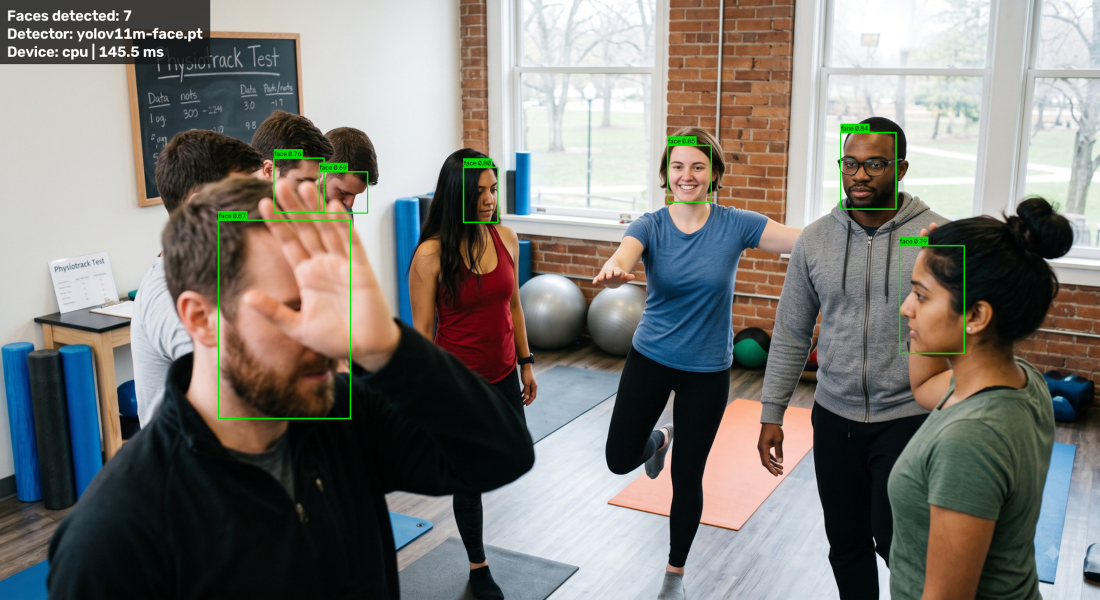
#> input picture images/exercise_class_pov.jpg, 2200 x 1200 px (shown at 1/2 size)
$ python -i keypoint_plotter.py   (imports and definitions only)
#> lines starting #> are read from the running program, lines starting #| are printed output that depends on the picture; after the words box and inside, x2 and y2 are one past the last pixel; in counts of white or black regions, pixels touching at a corner belong together
"""
Real-time keypoint motion plotter for tracking keypoint movements during video processing.
Plots keypoint positions relative to pelvis (normalized) with optional filtering.
"""

import numpy as np
import cv2
import matplotlib
# [1 line not run here, left out]
import matplotlib.pyplot as plt
from collections import deque
from typing import Optional, Tuple, List, Dict
from scipy.signal import butter, lfilter


class KeypointMotionPlotter:
    """
    Real-time plotter for tracking keypoint motion relative to pelvis.

    Maintains a sliding window of keypoint positions and renders them as a plot overlay.
    """

    def __init__(self,
                 keypoint_id: int = 9,
                 keypoint_name: str = "left_wrist",
                 window_size: int = 300,
                 canvas_width: int = 450,
                 canvas_height: int = 180,
                 filter_signal: bool = True,
                 filter_bandpass: Tuple[float, float] = (0.5, 5.0),
                 fps: float = 30.0):
        """
        Initialize keypoint motion plotter.

        Args:
            keypoint_id: COCO keypoint ID to track (9=left_wrist, 10=right_wrist, etc.)
            keypoint_name: Name of the keypoint for display
            window_size: Number of frames to display in the plot window
            canvas_width: Width of the plot canvas in pixels
            canvas_height: Height of the plot canvas in pixels
            filter_signal: Whether to apply band-pass filtering
            filter_bandpass: Bandpass filter frequencies [low, high] in Hz
            fps: Video frame rate for time axis
        """
        self.keypoint_id = keypoint_id
        self.keypoint_name = keypoint_name
        self.window_size = window_size
        self.canvas_width = canvas_width
        self.canvas_height = canvas_height
        self.filter_signal = filter_signal
        self.filter_bandpass = filter_bandpass
        self.fps = fps

        # Data buffers (relative to pelvis)
        self.x_buffer = deque(maxlen=window_size)
        self.y_buffer = deque(maxlen=window_size)
        self.time_buffer = deque(maxlen=window_size)

        # Track colors for each tracked person
        self.track_colors: Dict[int, Tuple[int, int, int]] = {}

        # Cache for matplotlib figure/axes (reuse for performance)
        self._fig = None
        self._ax = None
        self._line_x = None
        self._line_y = None

        # Initialize filter coefficients if filtering is enabled
        if self.filter_signal and fps > 0:
            self._init_filter()

    def _init_filter(self):
        """Initialize Butterworth bandpass filter."""
        try:
            order = 3
            self.filter_b, self.filter_a = butter(
                order,
                self.filter_bandpass,
                btype='bandpass',
                fs=self.fps
            )
        except Exception as e:
            print(f"Warning: Could not initialize filter: {e}")
            self.filter_signal = False

    # [87 lines left out: functions _get_pelvis_position, _get_keypoint_position, update, not called in this run]

    def render(self) -> Optional[np.ndarray]:
        """
        Render the motion plot as an image.

        Returns:
            Plot canvas as BGR numpy array or None if not enough data
        """
        if len(self.x_buffer) < 10:
            # Not enough data to plot
            return self._render_empty_canvas()

        # Convert buffers to arrays
        x_data = np.array(self.x_buffer)
        y_data = np.array(self.y_buffer)
        time_data = np.array(self.time_buffer)

        # Apply filtering if enabled
        if self.filter_signal and len(x_data) > 20:
            try:
                x_filtered = lfilter(self.filter_b, self.filter_a, x_data)
                y_filtered = lfilter(self.filter_b, self.filter_a, y_data)
            except Exception as e:
                # If filtering fails, use unfiltered data
                x_filtered = x_data
                y_filtered = y_data
        else:
            x_filtered = x_data
            y_filtered = y_data

        # Create or reuse cached figure for performance
        if self._fig is None:
            self._fig, self._ax = plt.subplots(figsize=(self.canvas_width / 80, self.canvas_height / 80), dpi=80)

            # Initial plot setup
            self._line_x, = self._ax.plot([], [], label='X', linewidth=1.2, color='#2E86AB', antialiased=True)
            self._line_y, = self._ax.plot([], [], label='Y', linewidth=1.2, color='#A23B72', antialiased=True)

            # Styling (only set once)
            self._ax.set_xlabel('Time (s)', fontsize=8)
            self._ax.set_ylabel('Rel. to pelvis (px)', fontsize=8)
            self._ax.set_title(f'{self.keypoint_name}', fontsize=9, fontweight='bold', pad=5)
            self._ax.legend(loc='upper right', fontsize=7, frameon=False)
            self._ax.grid(True, alpha=0.25, linestyle='--', linewidth=0.5)
            self._ax.tick_params(labelsize=7)
            self._fig.tight_layout()

        # Update data (much faster than recreating plot)
        self._line_x.set_data(time_data, x_filtered)
        self._line_y.set_data(time_data, y_filtered)

        # Update axis limits
        if len(time_data) > 0:
            time_window = self.window_size / self.fps
            self._ax.set_xlim(time_data[-1] - time_window, time_data[-1])

            # Auto-scale y-axis based on visible data
            y_min = min(np.min(x_filtered), np.min(y_filtered))
            y_max = max(np.max(x_filtered), np.max(y_filtered))
            margin = (y_max - y_min) * 0.1 if y_max != y_min else 10
            self._ax.set_ylim(y_min - margin, y_max + margin)

        # Render to numpy array
        self._fig.canvas.draw()

        # Get buffer data (compatible with newer matplotlib versions)
        try:
            # Try newer API first
            buf = np.frombuffer(self._fig.canvas.buffer_rgba(), dtype=np.uint8)
            buf = buf.reshape(self._fig.canvas.get_width_height()[::-1] + (4,))
            # Convert RGBA to BGR for OpenCV
            canvas = cv2.cvtColor(buf, cv2.COLOR_RGBA2BGR)
        except AttributeError:
            # Fallback for older matplotlib versions
            buf = np.frombuffer(self._fig.canvas.tostring_rgb(), dtype=np.uint8)
            buf = buf.reshape(self._fig.canvas.get_width_height()[::-1] + (3,))
            # Convert RGB to BGR for OpenCV
            canvas = cv2.cvtColor(buf, cv2.COLOR_RGB2BGR)

        # Resize to exact canvas dimensions
        if canvas.shape[:2] != (self.canvas_height, self.canvas_width):
            canvas = cv2.resize(canvas, (self.canvas_width, self.canvas_height))

        return canvas

    def _render_empty_canvas(self) -> np.ndarray:
        """Render an empty canvas with a waiting message."""
        canvas = np.ones((self.canvas_height, self.canvas_width, 3), dtype=np.uint8) * 245

        text = "Collecting motion data..."
        font = cv2.FONT_HERSHEY_SIMPLEX
        font_scale = 0.6
        thickness = 2

        # Get text size for centering
        (text_width, text_height), _ = cv2.getTextSize(text, font, font_scale, thickness)
        x = (self.canvas_width - text_width) // 2
        y = (self.canvas_height + text_height) // 2

        cv2.putText(canvas, text, (x, y), font, font_scale, (100, 100, 100), thickness)

        return canvas

    def attach_to_frame(self, frame: np.ndarray, position: str = 'top_right',
                        margin: int = 10) -> np.ndarray:
        """
        Attach motion plot to a video frame.

        Args:
            frame: Video frame to attach plot to
            position: Position on frame ('top', 'top_right', 'top_left', 'bottom', 'bottom_right', 'bottom_left')
            margin: Margin from frame edge in pixels

        Returns:
            Frame with motion plot attached
        """
#> called with position = 'top_right', margin = 10
        plot_canvas = self.render()
        if plot_canvas is None:
            return frame

        h, w = frame.shape[:2]
#> h = 1200; w = 2200
        plot_h, plot_w = plot_canvas.shape[:2]

        # Calculate position
        if position == 'top' or position == 'top_left':
            y1 = margin
            y2 = margin + plot_h
            x1 = margin
            x2 = margin + plot_w
        elif position == 'top_right':
            y1 = margin
            y2 = margin + plot_h
            x1 = w - plot_w - margin
#> x1 = 1740
            x2 = w - margin
#> x2 = 2190
        elif position == 'bottom' or position == 'bottom_left':
            y1 = h - plot_h - margin
            y2 = h - margin
            x1 = margin
            x2 = margin + plot_w
        elif position == 'bottom_right':
            y1 = h - plot_h - margin
            y2 = h - margin
            x1 = w - plot_w - margin
            x2 = w - margin
        else:
            raise ValueError(f"Invalid position: {position}")

        # Ensure coordinates are valid
        if y1 < 0 or x1 < 0 or y2 > h or x2 > w:
            return frame

        result_frame = frame.copy()

        # Add semi-transparent background
        overlay = result_frame.copy()
        cv2.rectangle(overlay, (x1 - 5, y1 - 5), (x2 + 5, y2 + 5), (0, 0, 0), -1)
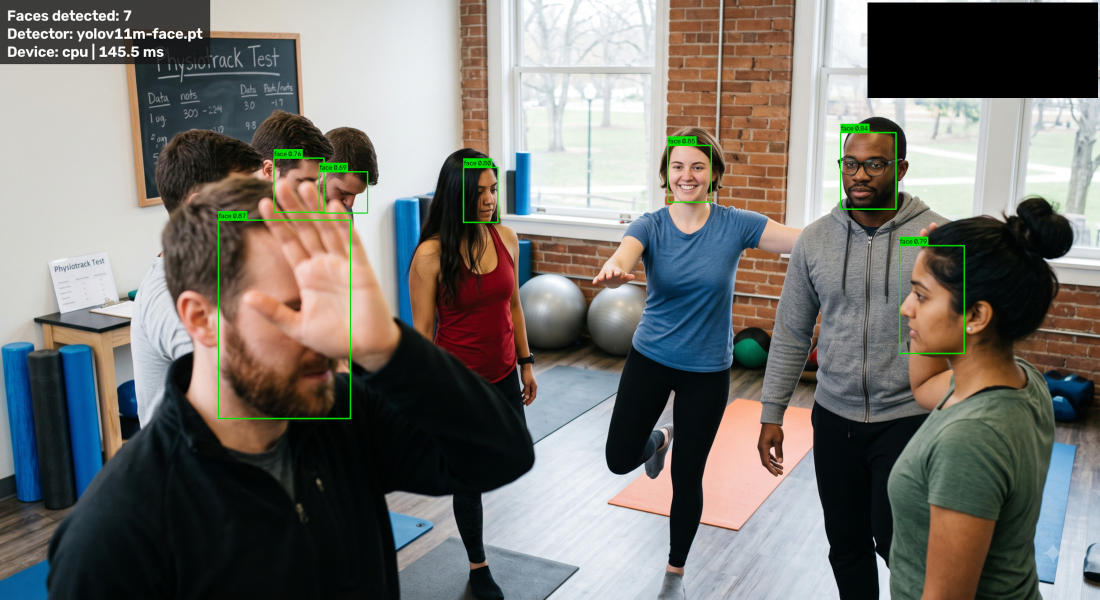
#> overlay: shape (1200, 2200, 3) (shown at 1/2 size); mean R, G, B 118.1, 115.8, 111.3
        result_frame = cv2.addWeighted(result_frame, 0.85, overlay, 0.15, 0)
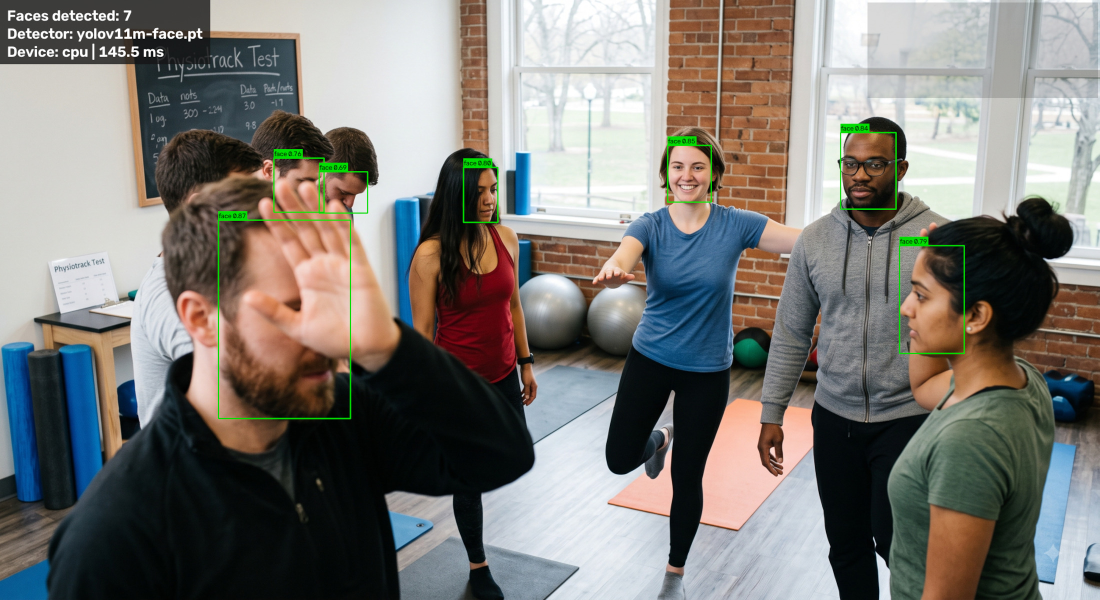
#> result_frame: shape (1200, 2200, 3) (shown at 1/2 size); mean R, G, B 124.4, 122.2, 117.7

        # Overlay plot
        result_frame[y1:y2, x1:x2] = plot_canvas
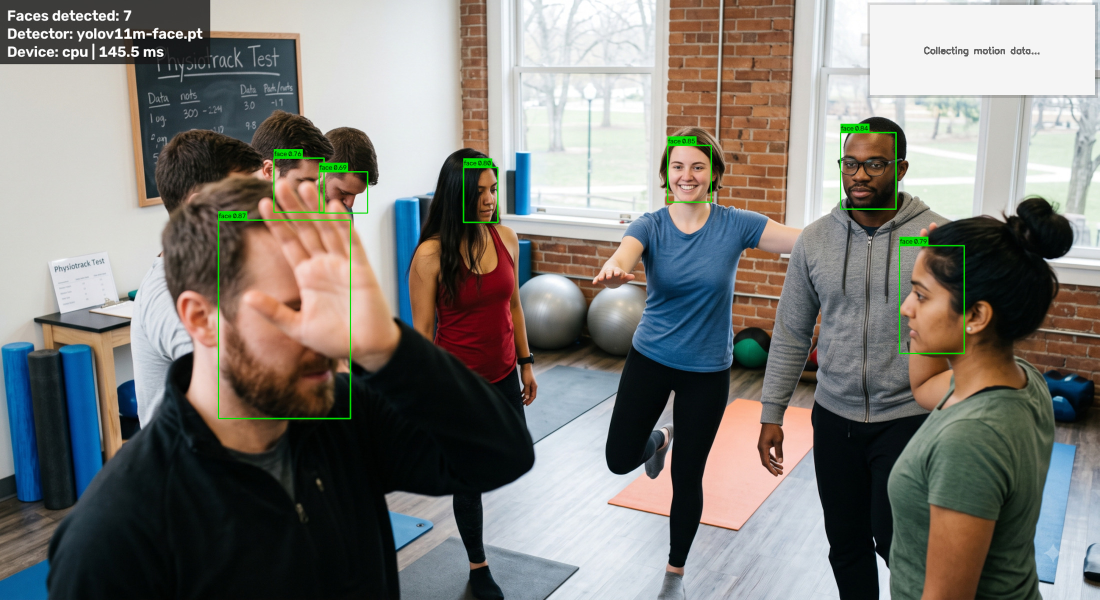
#> result_frame: shape (1200, 2200, 3) (shown at 1/2 size); 3.07% of pixels changed, all inside (x1, y1, x2, y2) = (1740, 10, 2190, 190)

        return result_frame

    # [13 lines left out: function clear, not called in this run]

>>> import cv2
>>> picture = cv2.cvtColor(cv2.imread('../../../../images/exercise_class_pov.jpg'), cv2.COLOR_BGR2RGB)
>>> result = KeypointMotionPlotter().attach_to_frame(picture)
